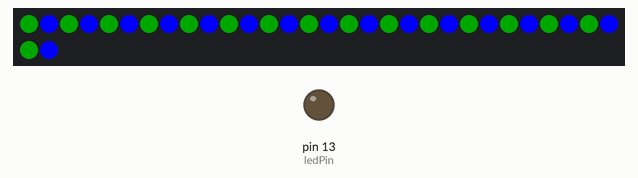
Simulated run of this sketch. Board: Arduino Uno, built with avr-gcc and run on an emulated ATmega328P. Shown: 32 RGB LEDs in strip order, left to right, continuing on the next row, output pins drawn as LEDs (lit = HIGH). Wiring (inferred from the names in the program): WS2801 LEDs: data pin 2; clock pin 3. Pins used as bus, display or sensor lines are not drawn.

Above: at 0.1 s.
At 39.85 s:
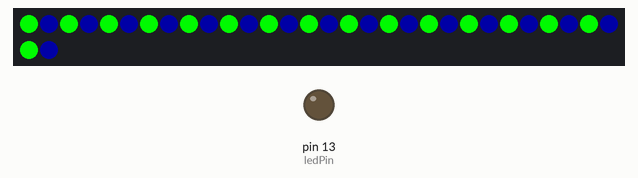

The sketch:

WS2801_control.ino
```cpp
// (licence header left out)
int SDI = 2; //Red wire (not the red 5V wire!)
int CKI = 3; //Green wire
int ledPin = 13; //On board LED

#define STRIP_LENGTH 32 //32 LEDs on this strip
long strip_colors[STRIP_LENGTH];
long counter = 0;
int decreasingTint = 0;

void setup() {
  pinMode(SDI, OUTPUT);
  pinMode(CKI, OUTPUT);
  pinMode(ledPin, OUTPUT);

  //Clear out the array
  for(int x = 0 ; x < STRIP_LENGTH ; x++)
    strip_colors[x] = 0;

  randomSeed(analogRead(0));

  //Serial.begin(9600);
  //Serial.println("Hello!");
}

void loop() {
  //Pre-fill the color array with known values
  strip_colors[0] = 0xFF0000; //Bright Red
  strip_colors[1] = 0x00FF00; //Bright Green
  strip_colors[2] = 0x0000FF; //Bright Blue
  strip_colors[3] = 0x010000; //Faint red
  strip_colors[4] = 0x800000; //1/2 red (0x80 = 128 out of 256)
  //int x;
  //for(x = (STRIP_LENGTH - 1) ; x > 0 ; x--)
  //  strip_colors[x] = 0x0000FF;
  post_frame(); //Push the current color frame to the strip

  delay(2000);

  while(1){ //Do nothing
    //addRandom();
    post_frame(); //Push the current color frame to the strip

    //digitalWrite(ledPin, HIGH);   // set the LED on
    //delay(250);                  // wait for a second
    //digitalWrite(ledPin, LOW);    // set the LED off
    delay(5);                  // wait for a second
  }
}

//Throws random colors down the strip array
void addRandom(void) {
  int x;

  //First, shuffle all the current colors down one spot on the strip
  for(x = (STRIP_LENGTH - 1) ; x > 0 ; x--)
    strip_colors[x] = strip_colors[x - 1];

  //Now form a new RGB color
  //long new_color = 0;
  //for(x = 0 ; x < 3 ; x++){
    //new_color <<= 8;
    //new_color |= random(0xFF); //Give me a number from 0 to 0xFF
    //new_color &= 0xFFFFF0; //Force the random number to just the upper brightness levels. It sort of works.
  //}

  //strip_colors[0] = new_color; //Add the new random color to the strip
}

//Takes the current strip color array and pushes it out
void post_frame (void) {
  //Each LED requires 24 bits of data
  //MSB: R7, R6, R5..., G7, G6..., B7, B6... B0
  //Once the 24 bits have been delivered, the IC immediately relays these bits to its neighbor
  //Pulling the clock low for 500us or more causes the IC to post the data.

  long this_led_color = strip_colors[0]; //for debug

  if(decreasingTint == 1)
   {
      counter-=40;
     if(counter <= 80)
       decreasingTint = 0;
   }
   else
   {
    counter+=40;
    if(counter >= 255)
    {
      decreasingTint = 1;
    }
   }


  for(int LED_number = 0 ; LED_number < STRIP_LENGTH ; LED_number++) {
    if(LED_number%2==0)
        this_led_color = (counter<<8); //24 bits of color data
    else
        this_led_color = ((280-counter) << 0); //24 bits of color data


    for(byte color_bit = 23 ; color_bit != 255 ; color_bit--) {
      //Feed color bit 23 first (red data MSB)

      digitalWrite(CKI, LOW); //Only change data when clock is low

      long mask = 1L << color_bit;
      //The 1'L' forces the 1 to start as a 32 bit number, otherwise it defaults to 16-bit.

      if(this_led_color & mask)
        digitalWrite(SDI, HIGH);
      else
        digitalWrite(SDI, LOW);

      digitalWrite(CKI, HIGH); //Data is latched when clock goes high
    }
  }

  //Pull clock low to put strip into reset/post mode
  digitalWrite(CKI, LOW);
  //delayMicroseconds(250); //Wait for 500us to go into reset
}
```
